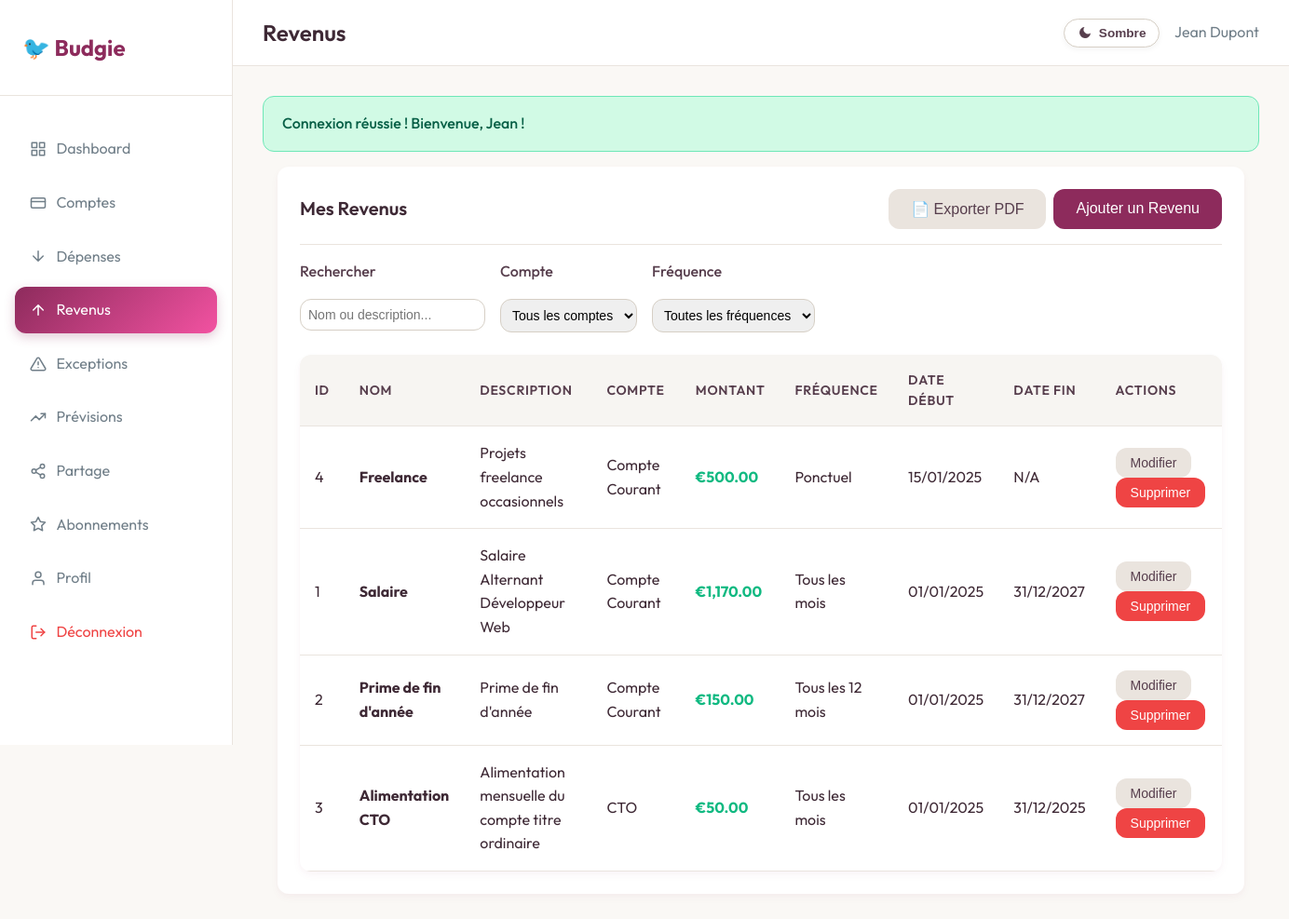
/public/incomes.php (signed in), run on the app's committed database.
### tables this page shows
CREATE TABLE incomes (
    id INT PRIMARY KEY AUTO_INCREMENT,
    user_id INT NOT NULL,
    account_id INT NOT NULL,
    name VARCHAR(100) NOT NULL,
    description TEXT,
    amount DECIMAL(15,2) NOT NULL,
    frequency ENUM('ponctuel', 'mensuel', 'bimensuel', 'trimestriel', 'semestriel', 'annuel', 'recurrent') NOT NULL,
    interval_months INT NULL DEFAULT NULL,
    start_date DATE NOT NULL,
    end_date DATE NULL,
    is_active BOOLEAN DEFAULT TRUE,
    created_at TIMESTAMP DEFAULT CURRENT_TIMESTAMP,
    updated_at TIMESTAMP DEFAULT CURRENT_TIMESTAMP ON UPDATE CURRENT_TIMESTAMP,
    deleted_at TIMESTAMP NULL DEFAULT NULL,
    FOREIGN KEY (user_id) REFERENCES users(id) ON DELETE CASCADE,
    FOREIGN KEY (account_id) REFERENCES accounts(id) ON DELETE CASCADE
);

CREATE TABLE accounts (
    id INT PRIMARY KEY AUTO_INCREMENT,
    user_id INT NOT NULL,
    name VARCHAR(100) NOT NULL,
    description TEXT,
    balance DECIMAL(15,2) DEFAULT 0.00,
    interest_rate DECIMAL(5,2) DEFAULT 0.00,
    tax_rate DECIMAL(5,2) DEFAULT 0.00,
    created_at TIMESTAMP DEFAULT CURRENT_TIMESTAMP,
    updated_at TIMESTAMP DEFAULT CURRENT_TIMESTAMP ON UPDATE CURRENT_TIMESTAMP,
    deleted_at TIMESTAMP NULL DEFAULT NULL,
    FOREIGN KEY (user_id) REFERENCES users(id) ON DELETE CASCADE
);

### src/config/database.php (called while the page is built, shortened)
<?php
class Database {
    private string $host;
    private string $port;
    private string $db_name;
    private string $username;
    private string $password;
    private static ?PDO $conn = null;
    public function __construct() {
        $this->host     = defined('DB_HOST') ? DB_HOST : ($_ENV['DB_HOST'] ?? '127.0.0.1');
        $this->port     = defined('DB_PORT') ? DB_PORT : ($_ENV['DB_PORT'] ?? '3306');
        $this->db_name  = defined('DB_NAME') ? DB_NAME : ($_ENV['DB_NAME'] ?? 'budgie_db');
        $this->username = defined('DB_USER') ? DB_USER : ($_ENV['DB_USER'] ?? 'root');
        $this->password = defined('DB_PASS') ? DB_PASS : ($_ENV['DB_PASS'] ?? '');
    }
    public function getConnection(): PDO {
        if (self::$conn !== null) {
            return self::$conn;
        }
        try {
            self::$conn = new PDO(
                "mysql:host={$this->host};port={$this->port};dbname={$this->db_name};charset=utf8mb4",
                $this->username,
                $this->password,
                [
                    PDO::ATTR_ERRMODE            => PDO::ERRMODE_EXCEPTION,
                    PDO::ATTR_DEFAULT_FETCH_MODE => PDO::FETCH_ASSOC,
                    PDO::ATTR_EMULATE_PREPARES   => false,
                    PDO::MYSQL_ATTR_INIT_COMMAND => "SET NAMES utf8mb4",
                ]
            );
        } catch (PDOException $e) {
            error_log("Database connection error: " . $e->getMessage());
            throw new Exception("Database connection failed");
        }
        return self::$conn;
    }
}
function getDB(): PDO {
    static $db = null;
    if ($db === null) {
        $db = new Database();
    }
    return $db->getConnection();
}
function executeQuery(string $sql, array $params = []): PDOStatement {
    try {
        $pdo  = getDB();
        $stmt = $pdo->prepare($sql);
        $stmt->execute($params);
        return $stmt;
    } catch (PDOException $e) {
        error_log("Query execution error: " . $e->getMessage() . " | SQL: " . $sql);
        throw new Exception("Database query failed: " . $e->getMessage());
    }
}
function fetchAll(string $sql, array $params = []): array {
    $stmt = executeQuery($sql, $params);
    return $stmt->fetchAll();
}
?>

### src/config/config.php (called while the page is built, shortened)
<?php
require_once __DIR__ . '/database.php';
function formatFrequency($frequency, $intervalMonths = null) {
    switch (strtolower(trim((string) $frequency))) {
        case 'mensuel':
        case 'recurrent':   return 'Tous les mois';
        case 'annuel':      return 'Tous les 12 mois';
        default:            return 'Ponctuel';
    }
}
?>

### public/incomes.php (the view, shortened to what this page needs)
<?php
require_once __DIR__ . '/../src/config/config.php';
include SRC_PATH . '/includes/header.php';
$incomes = fetchAll(
    "SELECT i.*, a.name as account_name
     FROM incomes i
     JOIN accounts a ON i.account_id = a.id
     WHERE i.user_id = ? AND i.deleted_at IS NULL
     ORDER BY i.start_date DESC",
    [$_SESSION['user_id']]
);
?>
<div class="container">
    <div class="card">
        <div class="card-header">
            <h3 class="card-title">Mes Revenus</h3>
            <div style="display: flex; gap: 0.5rem;">
                <button class="btn btn-secondary" onclick="openModal('exportPdfModal')">
                    📄 Exporter PDF
                </button>
                <button class="btn btn-primary" onclick="openModal('addIncomeModal')">
                    Ajouter un Revenu
                </button>
            </div>
        </div>
        <div class="filters" id="income-filters">
            <div class="filter-group">
                <label for="search_incomes" class="form-label">Rechercher</label>
                <input type="text" id="search_incomes" class="filter-input" placeholder="Nom ou description...">
            </div>
            <div class="filter-group">
                <label for="filter_account_income" class="form-label">Compte</label>
                <select id="filter_account_income" class="filter-input">
                    <option value="">Tous les comptes</option>
                </select>
            </div>
            <div class="filter-group">
                <label for="filter_frequency_income" class="form-label">Fréquence</label>
                <select id="filter_frequency_income" class="filter-input">
                    <option value="">Toutes les fréquences</option>
                </select>
            </div>
        </div>
        <div class="table-container" id="income-table-container">
            <table class="table" id="incomes-table">
                <thead>
                    <tr>
                        <th>ID</th>
                        <th>Nom</th>
                        <th>Description</th>
                        <th>Compte</th>
                        <th>Montant</th>
                        <th>Fréquence</th>
                        <th>Date Début</th>
                        <th>Date Fin</th>
                        <th>Actions</th>
                    </tr>
                </thead>
                <tbody>
                    <?php foreach ($incomes as $income): ?>
                    <tr>
                        <td><?php echo $income['id']; ?></td>
                        <td><strong><?php echo htmlspecialchars($income['name']); ?></strong></td>
                        <td><?php echo htmlspecialchars($income['description']); ?></td>
                        <td><?php echo htmlspecialchars($income['account_name']); ?></td>
                        <td class="text-success"><strong>€<?php echo number_format($income['amount'], 2); ?></strong></td>
                        <td><?php echo formatFrequency($income['frequency'], $income['interval_months'] ?? null); ?></td>
                        <td><?php echo date('d/m/Y', strtotime($income['start_date'])); ?></td>
                        <td><?php echo $income['end_date'] ? date('d/m/Y', strtotime($income['end_date'])) : 'N/A'; ?></td>
                        <td>
                            <button class="btn btn-sm btn-secondary"
                                onclick="openEditIncomeModal(
                                    <?php echo $income['id']; ?>,
                                    <?php echo htmlspecialchars(json_encode($income['name']), ENT_QUOTES); ?>,
                                    <?php echo htmlspecialchars(json_encode($income['description']), ENT_QUOTES); ?>,
                                    <?php echo $income['account_id']; ?>,
                                    <?php echo $income['amount']; ?>,
                                    <?php echo htmlspecialchars(json_encode($income['frequency']), ENT_QUOTES); ?>,
                                    <?php echo json_encode($income['interval_months'] ?? null); ?>,
                                    <?php echo htmlspecialchars(json_encode($income['start_date']), ENT_QUOTES); ?>,
                                    <?php echo htmlspecialchars(json_encode($income['end_date'] ?? ''), ENT_QUOTES); ?>
                                )">
                                Modifier
                            </button>
                            <form method="POST" action="actions/delete_income.php" style="display:inline;"
                                  onsubmit="return confirmSubmit(event, 'Êtes-vous sûr de vouloir supprimer ce revenu ?', 'Suppression du revenu');">
                                <button type="submit" class="btn btn-sm btn-danger">
                                    Supprimer
                                </button>
                            </form>
                        </td>
                    </tr>
                    <?php endforeach; ?>
                </tbody>
            </table>
        </div>
    </div>
</div>
<?php include SRC_PATH . '/includes/footer.php'; ?>

### public/css/style.css (style rules this page uses)
:root { --primary-color: #8d2b5c; --primary-hover: #f252a1; --secondary-color: #BACCD8; --success-color: #10b981; --warning-color: #f59e0b; --danger-color: #ef4444; --light-bg: #FAF8F5; --white: #ffffff; --gray-100: #f7f5f2; --gray-200: #eae4de; --gray-300: #d6cfc5; --gray-400: #BACCD8; --gray-500: #8E9BA5; --gray-600: #717F89; --gray-700: #573E4D; --gray-800: #3E2935; --gray-900: #25121E; --border-radius: 12px; --shadow: 0 4px 10px rgba(141, 43, 92, 0.04), 0 2px 4px rgba(141, 43, 92, 0.02); --shadow-lg: 0 12px 30px rgba(141, 43, 92, 0.08), 0 4px 12px rgba(141, 43, 92, 0.03); --text-muted: var(--gray-500); --gray-50: #fdfcfb; }
* { margin: 0; padding: 0; box-sizing: border-box; }
body { font-family: 'Outfit', -apple-system, BlinkMacSystemFont, 'Segoe UI', Roboto, sans-serif; line-height: 1.6; color: var(--gray-800); background-color: var(--light-bg); }
.container { max-width: 1200px; margin: 0 auto; padding: 0 1rem; }
.card { background: var(--white); border-radius: var(--border-radius); box-shadow: var(--shadow); padding: 1.5rem; margin-bottom: 1.5rem; }
.card-header { display: flex; justify-content: space-between; align-items: center; margin-bottom: 1rem; padding-bottom: 1rem; border-bottom: 1px solid var(--gray-200); }
.card-title { font-size: 1.25rem; font-weight: 600; color: var(--gray-800); }
.table-container { background: var(--white); border-radius: var(--border-radius); box-shadow: var(--shadow); overflow-x: auto; -webkit-overflow-scrolling: touch; }
.table { width: 100%; border-collapse: collapse; }
.table th, .table td { padding: 1rem; text-align: left; border-bottom: 1px solid var(--gray-200); }
.table th { background: var(--gray-100); font-weight: 600; color: var(--gray-700); font-size: 0.875rem; text-transform: uppercase; letter-spacing: 0.05em; }
.form-label { display: block; margin-bottom: 0.5rem; font-weight: 500; color: var(--gray-700); }
.btn { display: inline-flex; align-items: center; justify-content: center; padding: 0.75rem 1.5rem; border: none; border-radius: var(--border-radius); font-size: 1rem; font-weight: 500; text-decoration: none; cursor: pointer; transition: all 0.2s; gap: 0.5rem; }
.btn-primary { background: var(--primary-color); color: var(--white); }
.btn-secondary { background: var(--gray-200); color: var(--gray-700); }
.btn-danger { background: var(--danger-color); color: var(--white); }
.btn-sm { padding: 0.5rem 1rem; font-size: 0.875rem; }
.filters { display: flex; gap: 1rem; margin-bottom: 1.5rem; flex-wrap: wrap; }
.filter-group { display: flex; flex-direction: column; gap: 0.5rem; }
.filter-input { padding: 0.5rem; border: 1px solid var(--gray-300); border-radius: var(--border-radius); font-size: 0.875rem; }
.text-success { color: var(--success-color); }

### data on the page
incomes: id "4", name "Freelance", description "Projets freelance occasionnels", account.name "Compte Courant", amount "500.00", frequency+interval_months "Ponctuel", start_date "15/01/2025", shows "N/A"
incomes: id "1", name "Salaire", description "Salaire Alternant Développeur Web", account.name "Compte Courant", amount "1,170.00", frequency+interval_months "Tous les mois", start_date "01/01/2025", end_date "31/12/2027"
incomes: id "2", name "Prime de fin d'année", description "Prime de fin d'année", account.name "Compte Courant", amount "150.00", frequency+interval_months "Tous les 12 mois", start_date "01/01/2025", end_date "31/12/2027"
incomes: id "3", name "Alimentation CTO", description "Alimentation mensuelle du compte titre ordinaire", account.name "CTO", amount "50.00", frequency+interval_months "Tous les mois", start_date "01/01/2025", end_date "31/12/2025"

### other printed values
$page_title "Revenus"
$_SESSION['user_name'] "Jean Dupont"
$gFlashSuccess "Connexion réussie ! Bienvenue, Jean !"
